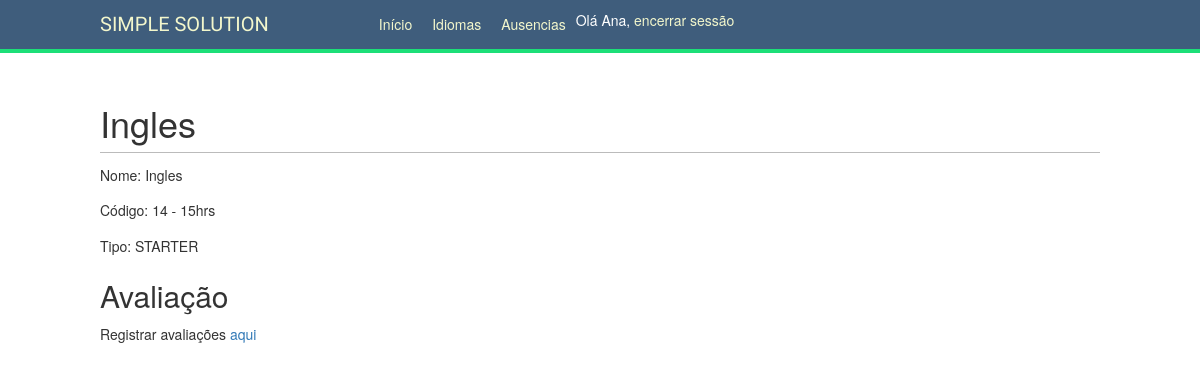
/school/professors/subjects/1/ (signed in), run on the app's committed database.
### school/models.py (models this page shows, shortened)
class Subject(models.Model):
    STARTER = 'STARTER'
    BASIC = 'BASIC'
    INTERMEDIATE = 'INTERMEDIATE'
    ADVANCED = 'ADVANCED'
    SUBJECT_TYPE_MAP = {
        STARTER: 'STARTER',
        BASIC: 'BASIC',
        INTERMEDIATE: 'INTERMEDIATE',
        ADVANCED: 'ADVANCED',
    }
    SUBJECT_TYPE_CHOICES = (
        (STARTER, SUBJECT_TYPE_MAP[STARTER]),
        (BASIC, SUBJECT_TYPE_MAP[BASIC]),
        (INTERMEDIATE, SUBJECT_TYPE_MAP[INTERMEDIATE]),
        (ADVANCED, SUBJECT_TYPE_MAP[ADVANCED]),
    )
    name = models.CharField(max_length=80, unique=True)
    code = models.CharField(max_length=25, unique=True, auto_created=True)
    subject_type = models.CharField(
        max_length=12,
        choices=SUBJECT_TYPE_CHOICES,
    )
    professors = models.ManyToManyField(Professor, blank=True)
    students = models.ManyToManyField('Student', blank=True)
    def get_subject_type(self):
        return self.SUBJECT_TYPE_MAP[self.subject_type]

### school/views.py (the view)
# urls.py: path('professors/subjects/<int:subject_id>/', views.professor_subject_detail, name='professor_subject_detail'),
@login_required
@user_passes_test(lambda user: user.profile.profile_type == Profile.PROFESSOR)
def professor_subject_detail(request, subject_id):
    user = User.objects.get(pk=request.user.pk)
    professor = Professor.objects.filter(profile=user.profile)[0]
    subject = professor.subject_set.filter(pk=subject_id)
    if subject:
        subject = subject[0]
        return render(request, 'school/professors/subjects/detail.html', {'section': 'subjects',
                                                                          'subject': subject})
    else:
        return redirect('professor_subjects_list')

### school/templates/school/professors/subjects/detail.html (shortened to what this page needs)
{% extends "base.html" %}
{% block content %}
    <h1>{{ subject.name }}</h1>
    <p>Nome: {{ subject.name }}</p>
    <p>Código: {{ subject.code }}</p>
    <p>Tipo: {{ subject.get_subject_type }}</p>
    <h2>Avaliação</h2>
    <p>Registrar avaliações <a href="{% url "professor_grade_create" subject.pk %}">aqui</a></p>
{% endblock %}

### account/templates/base.html (shortened to what this page needs)
{% load staticfiles %}
<!DOCTYPE html>
<html>
<head>
    <link href="{% static "css/base.css" %}" rel="stylesheet">
	<link rel="stylesheet" href="//maxcdn.bootstrapcdn.com/bootstrap/3.2.0/css/bootstrap.min.css">
	<link rel="stylesheet" href="//maxcdn.bootstrapcdn.com/bootstrap/3.2.0/css/bootstrap-theme.min.css">
</head>
<body>
    <div id="header">
        <span class="logo">SIMPLE SOLUTION</span>
        {% if request.user.is_authenticated %}
        <ul class="menu">
            <li {% if section == "dashboard" %}class="selected"{% endif %}><a href="{% url "dashboard" %}">Início</a></li>
            {% if request.user.profile %}
                {% if request.user.profile.profile_type == request.user.profile.PROFESSOR %}
                    <li {% if section == "subjects" %}class="selected"{% endif %}><a href="{% url "professor_subjects_list" %}">Idiomas</a></li>
                    <li {% if section == "absences" %}class="selected"{% endif %}><a href="{% url "absences_list" %}">Ausencias</a></li>
                {% endif %}
            {% endif %}
        </ul>
        {% endif %}
        <span class="user">
        {% if request.user.is_authenticated %}
            Olá {{ request.user.first_name }}, <a href="{% url "logout" %}">  encerrar sessão</a>
        {% else %}
            <a href="{% url "login" %}">Iniciar sessão</a>
        {% endif %}
        </span>
    </div>
    <div id="content">
        {% block content %}
        {% endblock %}
    </div>
</body>
</html>

### account/static/css/base.css (style rules this page uses)
body { margin:0; padding:0; font-family:helvetica, sans-VITRif; }
p { line-height: 1.8; }
a { color:#120a8f; text-decoration:none; }
h1, h2, h3, h4, h5 , h6 { font-family: 'Muli', sans-VITRif; font-weight:normal; }
h1 { border-bottom:1px solid #bbb; padding:0 0 10px 0; margin:10px 0 20px 0; }
h2 { margin:30px 0 20px; }
#header { padding:10px 100px; font-size:14px; background:#3F5D7C; color:#fff; border-bottom:4px solid #1cdf78; overflow:auto; }
#header .logo { font-family: 'Muli', sans-VITRif; float:left; color:#f3f7cc; font-size:20px; margin-right:10%; }
#header ul.menu { list-style:none; float:left; margin:0; padding:0; }
#header ul.menu li { float:left; padding:4px 10px; }
#header a { color:#f3f7cc; }
#content { padding:30px 100px; }

### data on the page
Subject: name "Ingles", code "14 - 15hrs", get_subject_type "STARTER"

### other printed values
{{ request.user.first_name }} "Ana"
